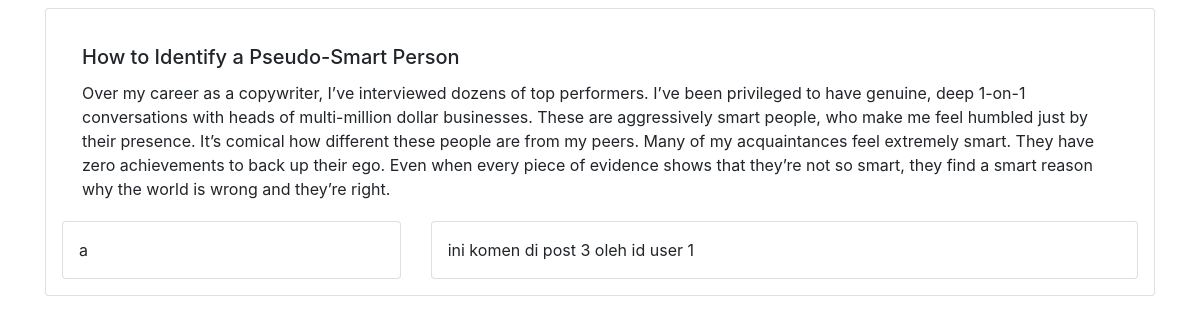
Screenshot of /detail.php?id=3 with the database file from the repository.
### tables this page shows
CREATE TABLE `post` (
  `id_post` int(11) NOT NULL,
  `judul` varchar(120) NOT NULL,
  `post` text NOT NULL,
  `user_id` int(11) NOT NULL
);

CREATE TABLE `komen` (
  `id` int(11) NOT NULL,
  `post_id` int(11) NOT NULL,
  `user_id` int(11) NOT NULL,
  `isi` text NOT NULL
);

CREATE TABLE `user` (
  `id_user` int(11) NOT NULL,
  `nama` varchar(120) NOT NULL,
  `pass` varchar(120) NOT NULL
);

### detail.php (the view, shortened to what this page needs)
<link rel="stylesheet" href="https://maxcdn.bootstrapcdn.com/bootstrap/4.0.0/css/bootstrap.min.css">
<div class="container">
<?php
if (isset($_GET['id'])) {
    include "db/koneksi.php";
    $show = mysqli_query($koneksi, "SELECT * FROM post WHERE id_post='$_GET[id]'");
    while ($a = mysqli_fetch_array($show)) {
?>
    <div class="card my-md-2 p-md-3">
        <div class="card-body">
            <h5 class="card-title"><?php echo $a['judul'] ?></h5>
            <p class="card-text"><?php echo $a['post'] ?></p>
        </div>
<?php
        $komen = mysqli_query($koneksi, "SELECT * FROM komen INNER JOIN user ON komen.user_id = user.id_user WHERE komen.post_id='$_GET[id]' ");
        while ($b = mysqli_fetch_array($komen)) {
?>
        <div class="row">
            <div class="col-md-4">
                <div class="card p-md-3">
                <?php echo $b['nama'] ?>
                </div>
            </div>
            <div class="col-md-8">
                <div class="card p-md-3">
                <?php echo $b['isi'] ?>
                </div>
            </div>
        </div>
<?php
        }
?>
<?php
    }
}else {
    echo "post tidak ada";
}
?>
    </div>

### rows the page displays
post: judul "How to Identify a Pseudo-Smart Person", post "Over my career as a copywriter, I’ve interviewed dozens of top performers. I’ve been privileged to have genuine, deep 1-on-1 conversations with heads of multi-million dollar businesses. These are aggressively smart people, who make me feel humbled just by their presence. It’s comical how different these people are from my peers. Many of my acquaintances feel extremely smart. They have zero achievements to back up their ego. Even when every piece of evidence shows that they’re not so smart, they find a smart reason why the world is wrong and they’re right."
komen: user.nama "a", isi "ini komen di post 3 oleh id user 1"
